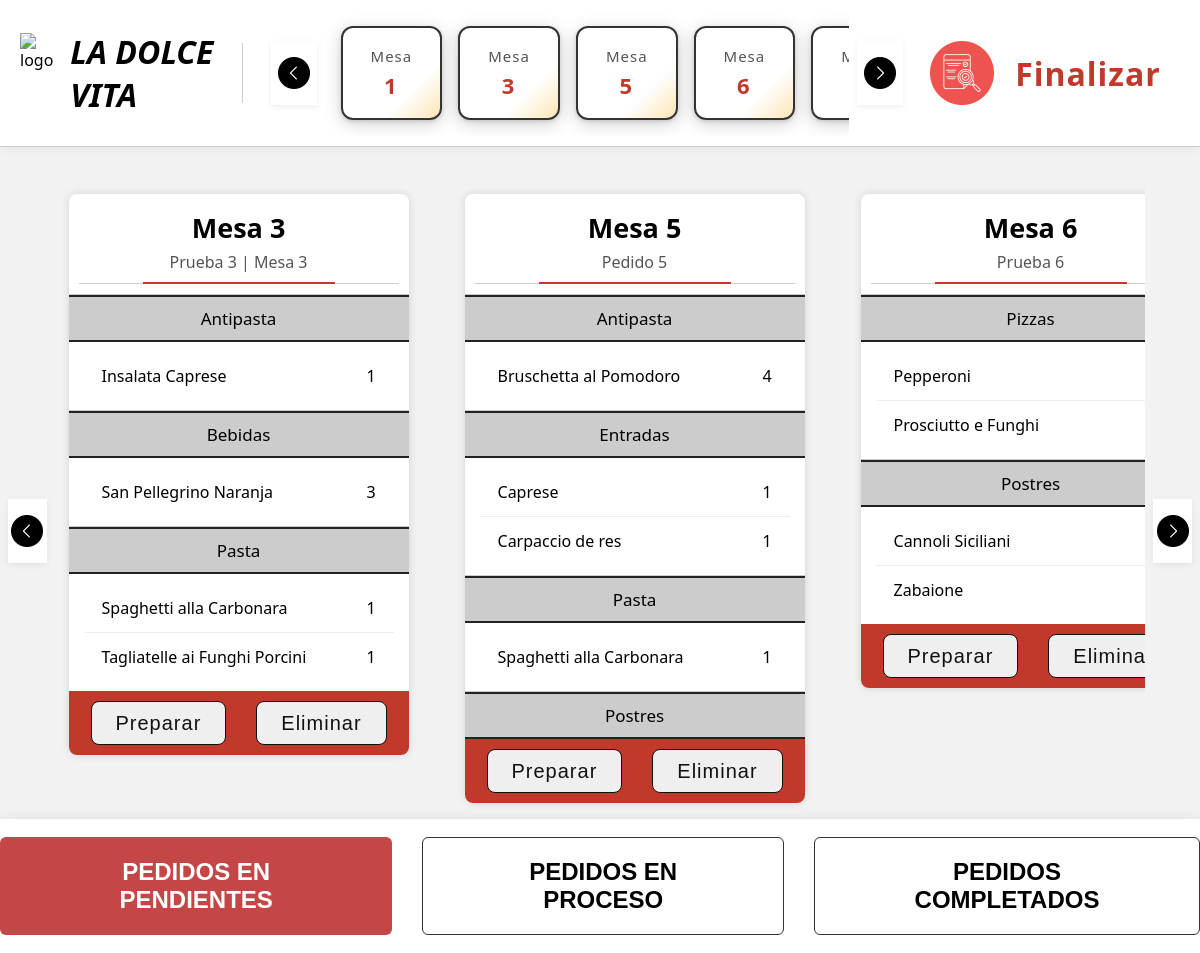
The app's page /Php/Cocina-Pendientes.php with its own data.
### tables this page shows
CREATE TABLE `orders` (
  `id` int(11) NOT NULL,
  `table_id` int(11) NOT NULL,
  `name` varchar(255) DEFAULT NULL,
  `status` enum('pendiente','en cocina','entregado') NOT NULL DEFAULT 'pendiente',
  `created_at` timestamp NOT NULL DEFAULT current_timestamp(),
  `updated_at` timestamp NOT NULL DEFAULT current_timestamp() ON UPDATE current_timestamp()
);

CREATE TABLE `tables` (
  `id` int(11) NOT NULL,
  `number` int(11) NOT NULL
);

CREATE TABLE `order_dishes` (
  `id` int(11) NOT NULL,
  `order_id` int(11) NOT NULL,
  `dish_id` int(11) NOT NULL,
  `quantity` int(11) NOT NULL
);

CREATE TABLE `dishes` (
  `id` int(11) NOT NULL,
  `name` varchar(255) NOT NULL,
  `description` text DEFAULT NULL,
  `price` decimal(10,2) NOT NULL,
  `image_url` text DEFAULT NULL,
  `category_id` int(11) NOT NULL,
  `is_active` tinyint(1) DEFAULT 1
);

### Php/Cocina-Pendientes.php (the view, shortened to what this page needs)
<!DOCTYPE html>
<html lang="es">
<head>
  <link rel="stylesheet" href="../Css/Cocina-Pendientes.css">
</head>
<body>
  <div class="top-bar">
    <div class="logo-section">
      <img src="../Assets/Images/La Dolce Vita icon.png" alt="logo"  />
      <span><strong>LA DOLCE VITA</strong></span>
    </div>
    <?php
    $conn = new mysqli("localhost", "root", "", "la_dolce_vita");
    $sql_mesas = "SELECT DISTINCT t.number AS mesa_num
                  FROM orders o
                  JOIN tables t ON o.table_id = t.id
                  WHERE o.status = 'pendiente'
                  ORDER BY t.number ASC";
    $result_mesas = $conn->query($sql_mesas);
    ?>
    <button class="slider-btn" id="slider-left"></button>
    <div class="mesa-container" id="mesa-slider">
      <?php
      if ($result_mesas && $result_mesas->num_rows > 0) {
        while ($row = $result_mesas->fetch_assoc()) {
          ?>
          <div class="mesa-box">
            <div class="mesa-title">Mesa</div>
            <div class="mesa-id"><?php echo htmlspecialchars($row['mesa_num']); ?></div>
          </div>
          <?php
        }
      } else {
        echo "<div style='padding:1rem 2rem;color:#888;font-size:1.2rem;'>No hay mesas con pedidos pendientes.</div>";
      }
      ?>
    </div>
    <button class="slider-btn" id="slider-right"></button>
    <div class="finalizar" onclick="window.location.href='Administrador-menu.php'">
      <img src="../Assets/Images/logos/checking.png" alt="icono salir"/>
      <span>Finalizar</span>
    </div>
  </div>
  <div style="display: flex; align-items: flex-start; justify-content: center;">
    <button class="carousel-btn" id="carousel-left"></button>
    <div class="container" id="pedido-carousel">
      <?php
      $conn = new mysqli("localhost", "root", "", "la_dolce_vita");
      $sql_pedidos = "SELECT o.id, o.table_id, o.name, t.number as mesa_num
                      FROM orders o
                      JOIN tables t ON o.table_id = t.id
                      WHERE o.status = 'pendiente'
                      ORDER BY o.created_at ASC";
      $result_pedidos = $conn->query($sql_pedidos);
      $categorias = [];
      $sql_categorias = "SELECT id, name FROM categories";
      $result_categorias = $conn->query($sql_categorias);
      while ($row = $result_categorias->fetch_assoc()) {
        $categorias[$row['id']] = $row['name'];
      }
      if ($result_pedidos && $result_pedidos->num_rows > 0) {
        while ($pedido = $result_pedidos->fetch_assoc()) {
          $pedido_id = $pedido['id'];
          $mesa_num = $pedido['mesa_num'];
          $nombre_pedido = $pedido['name'] ? htmlspecialchars($pedido['name']) : "Pedido sin nombre";
          $sql_platos = "SELECT od.quantity, d.name as plato, d.category_id, c.name as categoria
                         FROM order_dishes od
                         JOIN dishes d ON od.dish_id = d.id
                         JOIN categories c ON d.category_id = c.id
                         WHERE od.order_id = $pedido_id
                         ORDER BY d.category_id, d.name";
          $result_platos = $conn->query($sql_platos);
          $platos_por_categoria = [];
          if ($result_platos) {
            while ($row = $result_platos->fetch_assoc()) {
              $cat = $row['categoria'];
              if (!isset($platos_por_categoria[$cat])) $platos_por_categoria[$cat] = [];
              $platos_por_categoria[$cat][] = [
                'nombre' => $row['plato'],
                'cantidad' => $row['quantity']
              ];
            }
          }
          ?>
          <div class="mesa-card">
            <div class="mesa-header">Mesa <?php echo htmlspecialchars($mesa_num); ?></div>
            <div class="pedido-subtitle"><?php echo $nombre_pedido; ?></div>
            <?php foreach ($categorias as $cat_id => $cat_nombre): ?>
              <?php if (!empty($platos_por_categoria[$cat_nombre])): ?>
                <div class="accordion">
                  <div class="accordion-header"><?php echo htmlspecialchars($cat_nombre); ?></div>
                  <div class="accordion-content">
                    <?php foreach ($platos_por_categoria[$cat_nombre] as $plato): ?>
                      <div class="plato-item">
                        <span><?php echo htmlspecialchars($plato['nombre']); ?></span>
                        <span><?php echo intval($plato['cantidad']); ?></span>
                      </div>
                    <?php endforeach; ?>
                  </div>
                </div>
              <?php endif; ?>
            <?php endforeach; ?>
            <div class="footer-bar">
              <form method="post" style="display:inline;">
                <button class="btn-preparar" type="submit">Preparar</button>
              </form>
              <form method="post" style="display:inline;">
                <button class="btn-eliminar" type="submit" onclick="return confirm('¿Seguro que deseas eliminar este pedido?');">Eliminar</button>
              </form>
            </div>
          </div>
          <?php
        }
      } else {
        echo "<div style='padding:2rem;font-size:1.3rem;color:#888;'>No hay pedidos pendientes.</div>";
      }
      ?>
    </div>
    <button class="carousel-btn" id="carousel-right"></button>
  </div>
  <div class="botonera">
    <button class="activo">PEDIDOS EN PENDIENTES</button>
    <button onclick="window.location.href='Cocina-Enproceso.php'">PEDIDOS EN PROCESO</button>
    <button onclick="window.location.href='Cocina-Completados.php'">PEDIDOS COMPLETADOS</button>
  </div>
</body>
</html>

### Php/Cocina-Pendientes.php (style rules this page uses)
.botonera { display: flex; gap: 30px; justify-content: center; left: 0; right: 0; bottom: 0; margin: 0; background: #fff; border-radius: 0; box-shadow: 0 -2px 10px rgba(0,0,0,0.06); padding: 18px 0; z-index: 100; }
.botonera button { padding: 20px 45px; font-size: 1.5rem; font-weight: bold; border: 1px solid #333; border-radius: 6px; background-color: white; color: black; cursor: pointer; transition: all 0.3s ease; }
.botonera .activo { background-color: #c54646; color: white; border: none; }

### records on screen
orders: table.number "3", name "Prueba 3 | Mesa 3", cat_nombre "Antipasta", cat_nombre "Bebidas", cat_nombre "Pasta"
order_dishes: dish.name "Insalata Caprese", quantity "1"
order_dishes: dish.name "San Pellegrino Naranja", quantity "3"
order_dishes: dish.name "Spaghetti alla Carbonara", quantity "1"
order_dishes: dish.name "Tagliatelle ai Funghi Porcini", quantity "1"
orders: table.number "5", name "Pedido 5", cat_nombre "Antipasta", cat_nombre "Entradas", cat_nombre "Pasta", cat_nombre "Postres"
order_dishes: dish.name "Bruschetta al Pomodoro", cantidad "4"
order_dishes: dish.name "Caprese", cantidad "1"
order_dishes: dish.name "Carpaccio de res", cantidad "1"
orders: table.number "6", name "Prueba 6", cat_nombre "Pizzas", cat_nombre "Postres"
order_dishes: dish.name "Pepperoni"
order_dishes: dish.name "Prosciutto e Funghi"
order_dishes: dish.name "Cannoli Siciliani"
order_dishes: dish.name "Zabaione"

### other values on screen
$row['mesa_num'] "1"
$row['mesa_num'] "3"
$row['mesa_num'] "5"
$row['mesa_num'] "6"
